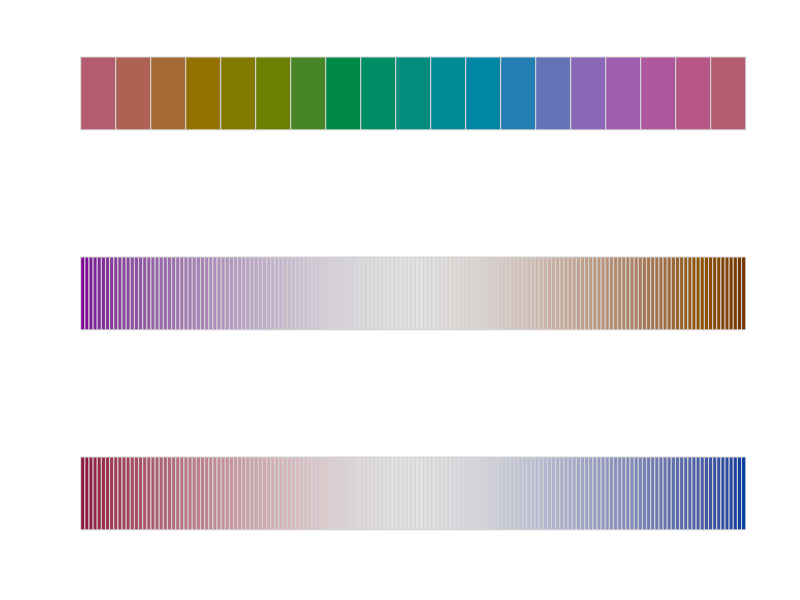
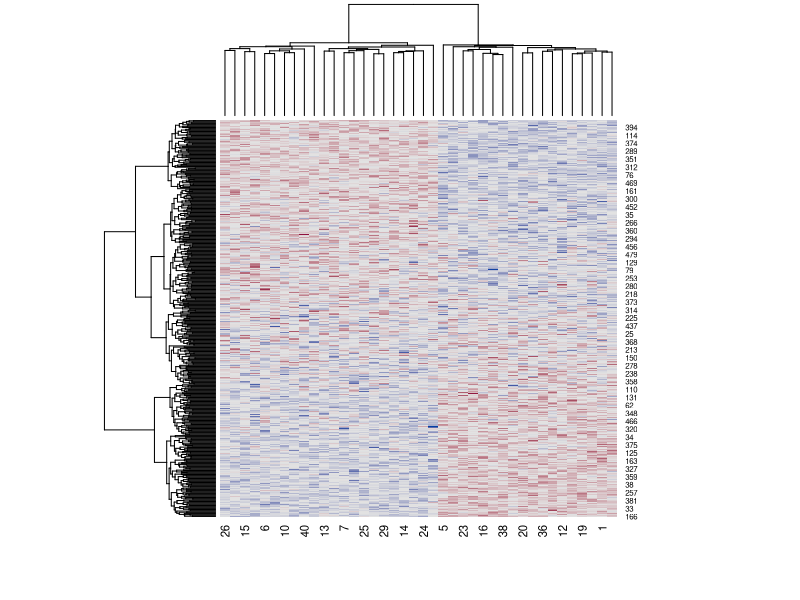
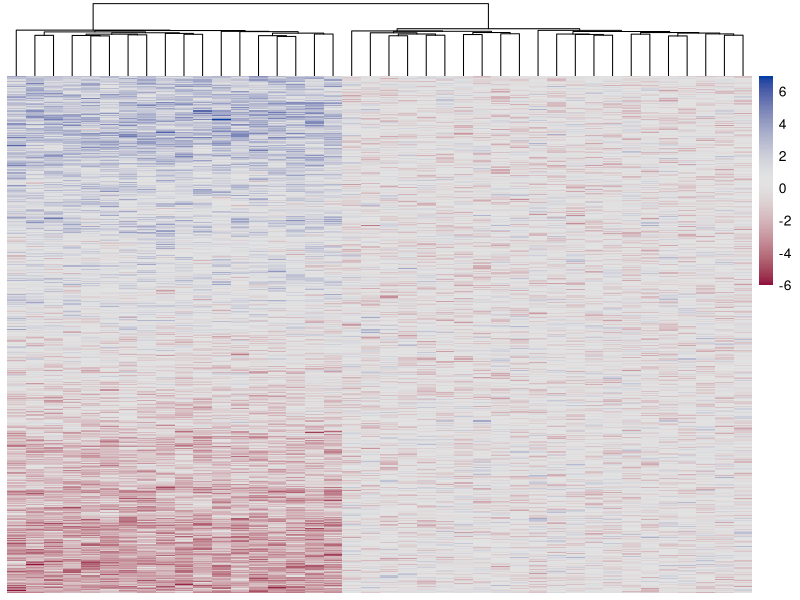
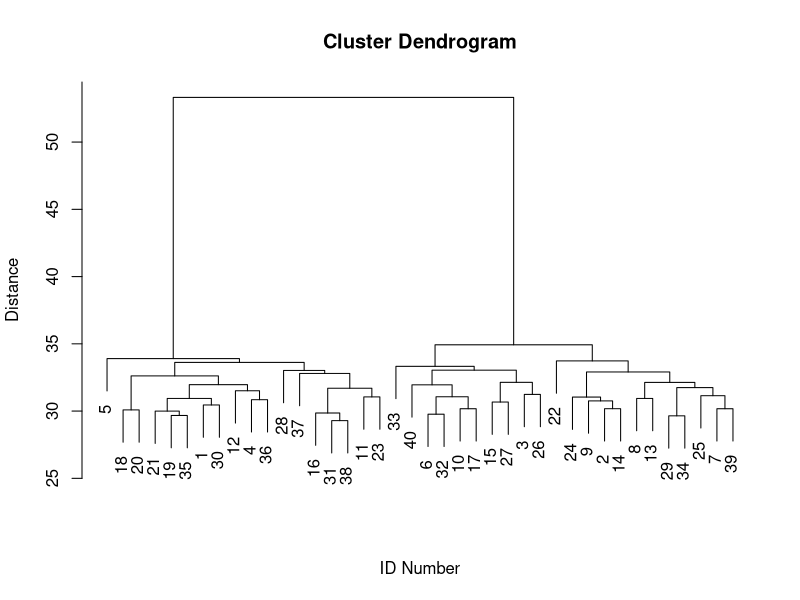
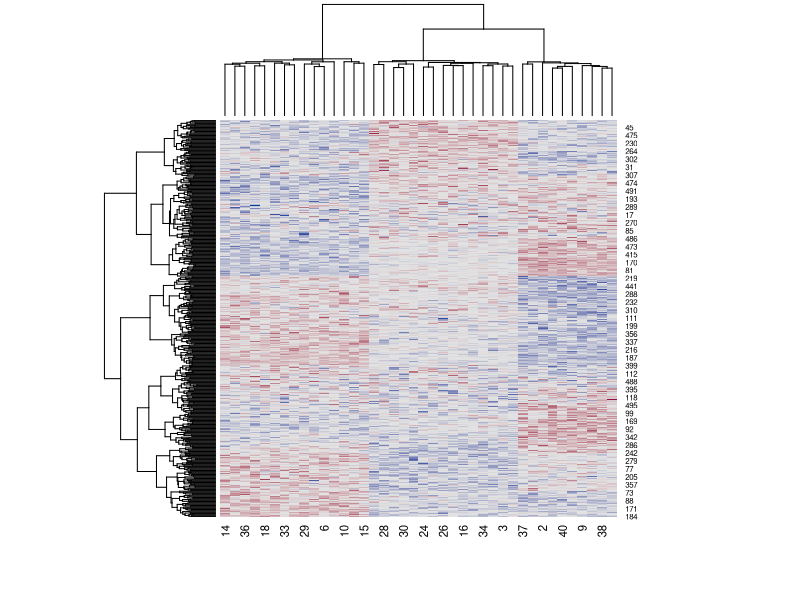
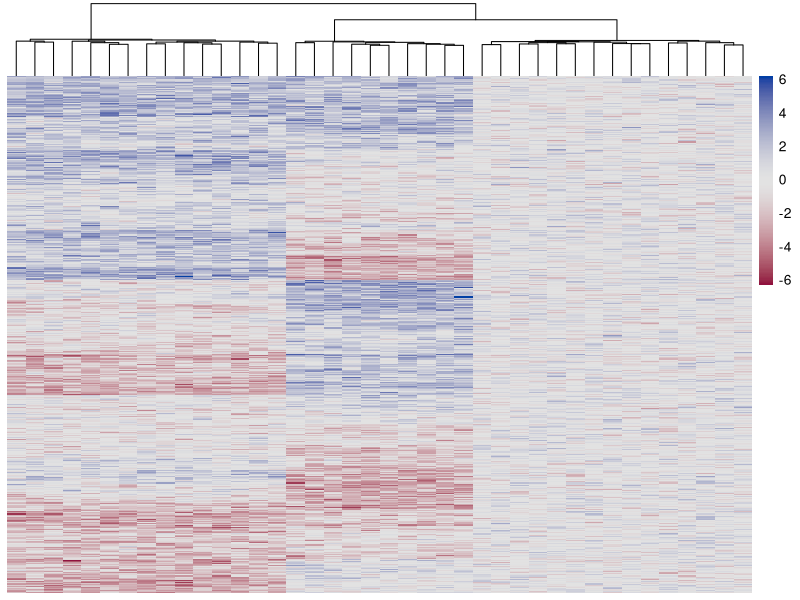
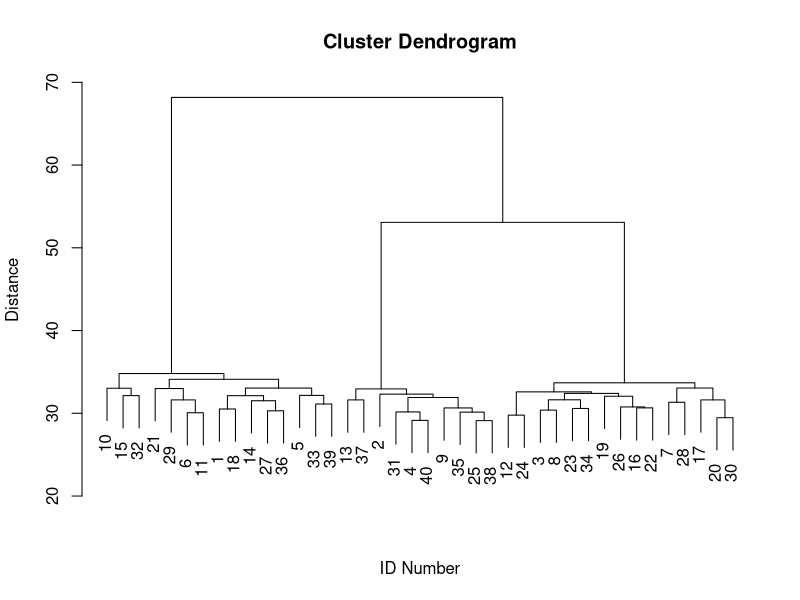
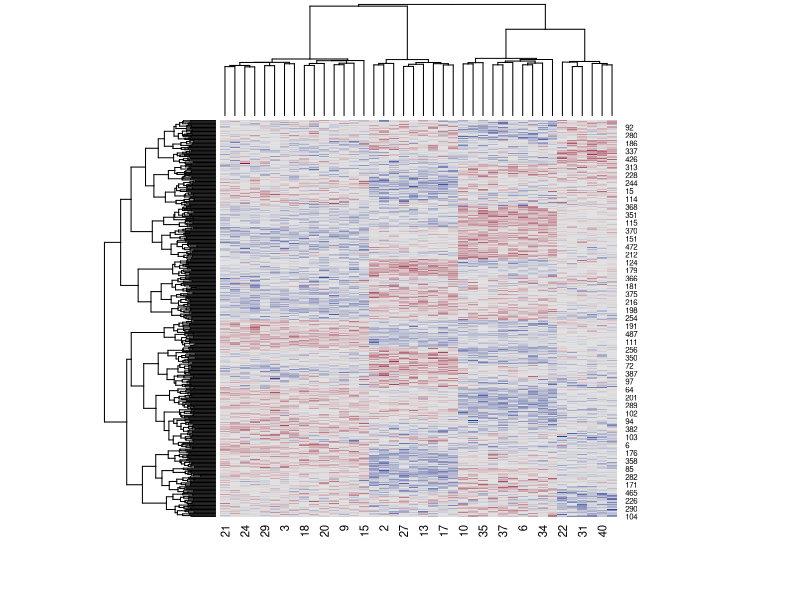

The R script that drew these images, in order: (Note: this script raises an error after producing the figures.)
########################################################
##############          FUNCTIONS          #############
########################################################

# Load Aaron's little functions for plotting with colorspace
library(colorspace)
library(plotrix)
library(pheatmap)

pal <- function(col, border = "light gray", ...)
#Copy pasted from HCL-Based Color Palettes in R
#http://cran.r-project.org/web/packages/colorspace/vignettes/hcl-colors.pdf
 {
 n <- length(col)
 plot(0, 0, type="n", xlim = c(0, 1), ylim = c(0, 1),
 axes = FALSE, xlab = "", ylab = "", ...)
 rect(0:(n-1)/n, 0, 1:n/n, 1, col = col, border = border)
 }
#rainbow_hcl(10)
#pal(rainbow_hcl(50,c=100,l=80))
#pal(sequential_hcl(50))


c.r.hcl<-function(x,n=1000, ...){ #cut rainbow_hcl
	xCut<-cut(x,breaks=n)
	colors<-rainbow_hcl(n=n, ...)
	out<-colors[xCut]
	return(out)
}
c.s.hcl<-function(x,n=1000,only.up.to=n, ...){ #cut sequantial_hcl
	xCut<-1 #these two lines guard against errors caused when this function is piped into c.d.hcl
	if(only.up.to>1) xCut <-cut(x,breaks=only.up.to)
	colors<-sequential_hcl(n=n, ...)[n:(n-only.up.to)]#reverse the order
	#if you don't want the full sequence, this will chop it short!
	out<-colors[xCut]
	return(out)
}

c.d.hcl<-function(x,n=1000, h=c(0,260), ...){ #cut divergent_hcl
#hues: 0 is low, 260 is the higher.
	xNegInd <- which(x<0)
	xPosInd <- which(x>=0)
	
	nNeg <- length(xNegInd) #so we only get more faded parts on the side of the spectrum that doesn't have the same magnitude
	nPos <- length(xPosInd)
	biggerN<-max(nPos,nNeg)
	
	out<-rep(0,length(x))	
	if(!length(xNegInd)==0){
		xNegCol<-c.s.hcl(abs(x[xNegInd]),n=biggerN,only.up.to=nNeg,h=h[1])
		out[xNegInd]<-xNegCol
	}
	if(!length(xPosInd)==0){
		xPosCol<-c.s.hcl(x[xPosInd],n=biggerN,only.up.to=nPos,h=h[2])
		out[xPosInd]<-xPosCol
	}

	return(out)
}



########################################################
##############          HEATMAPS           #############
########################################################


set.seed(148192)
setwd('~/Documents/JH/EDA Versions/EDA Git Repo/Coursera')

par(mfrow=c(3,1))
testcol<-c.r.hcl(0:18*20,c=60,l=50)
pal(testcol)
mycol<-c.d.hcl(-80:80,h=c(295,40),c=120)
pal(mycol)
mycol<-c.d.hcl(-80:80,h=c(0,260),c=120,l=c(30,90))
pal(mycol)


#6 different group sizes, 2:7
#3 difficulty levels, with different max magnitudes of signal

N<-40
p<-500
sd.x<-1

groupsizes<-rep(2:7,times=3)
magnitudes<-rep(c(3,2,1)*sd.x,each=6)
Xes<-list()

maxIndex<-6*3
pb<-txtProgressBar(min = 1, max = maxIndex,  char = "=", style = 3)

for(i in 1:length(magnitudes)){
	setTxtProgressBar(pb,i)

	mag.i<-magnitudes[i] #magnitude of max possible signal
	ngroups.i<-groupsizes[i]

	X = matrix(rnorm(N*p,mean=0,sd=sd.x),nrow=p)

	#Assign Groups
	smallestGroupSize<-0
	while(smallestGroupSize<4) {
		groupId<-sample(ngroups.i,N,replace=T)
		smallestGroupSize <- min(table(groupId))
	}
	#heatmap(X,col=mycol)

	#Add signals
	for(j in 2:ngroups.i){ #leave first group as ref
		sig.j<-runif(p,-1*mag.i,mag.i)
		X[,groupId==j] <- 	X[,groupId==j] + sig.j
	}
	QNum<-which(unique(magnitudes)==mag.i)
	VerNum<-which(unique(groupsizes)==ngroups.i)
	
	X.ind<-heatmap(X,col=mycol)
	dev.off()
	
	XSort<-X[X.ind$rowInd[p:1],]
	filename.i<-paste0('Heatmap_Images/' , 'Q-', QNum,'_Ver-', VerNum,'_Mag-',mag.i,'_ngroups-',ngroups.i,'.png')
	png(filename=filename.i,height=600,width=600)
	pheatmap(XSort,cluster_rows=FALSE,col=mycol)
	dev.off()

	filename.i<-paste0('Dendrogram_Images/' , 'Q-', QNum,'_Ver-', VerNum,'_Mag-',mag.i,'_ngroups-',ngroups.i,'.png')
	png(filename=filename.i,height=450,width=450)
	dx<-dist(t(X))
	plot(hclust(dx),xlab='ID Number',sub='',ylab='Distance')
	dev.off()


	Xes[[i]]<-X
	
}
save.image('Clustering_coursera.RData')

############################################################
############################################################
#Workspace


X.ind<-heatmap(X,col=mycol)
XSort<-X[X.ind$rowInd[p:1],X.ind$colInd]
image(X)
image(XSort)

dev.off()

quartz()
png(filename='normTest.png')
heatmap(X,col=mycol)
dev.off()
#quartz()
#pheatmap(X,col=mycol,cluster_rows=FALSE)
quartz()
png(filename='prettyTest.png')
pheatmap(XSort,col=mycol,cluster_rows=FALSE,cluster_cols=TRUE)
dev.off()

xind2<-pheatmap(XSort,col=mycol,cluster_rows=FALSE,cluster_cols=TRUE)
quartz()
plot(xind2[[2]])


#hclust is doing well!!!!
X.ind<-heatmap(X,col=mycol)
XSort<-X[X.ind$rowInd[p:1],]
pheathcl<-pheatmap(XSort,cluster_rows=FALSE,plot=F)
par(mfrow=c(2,1))
dx<-dist(t(X))
plot(hclust(dx))

plot(pheathcl[[2]])
